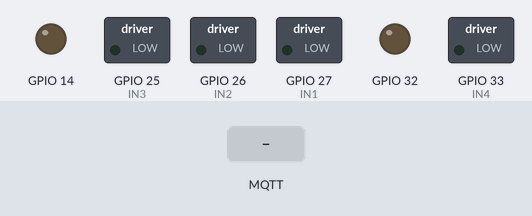
The sketch below on a simulated ESP32. Parts: switched loads named in the sketch (green lamp = pin HIGH), output pins drawn as LEDs (lit = HIGH). The test bench sets the inputs (shaded band). WiFi joins after 1.5 s; servers stay silent unless stated; no MQTT or app messages arrive unless stated; what the sketch prints to the serial monitor is not drawn.

Above: at 2.7 s.
2.8 s: MQTT message "MAJU" arrives on the first subscribed topic
At 3.6 s:
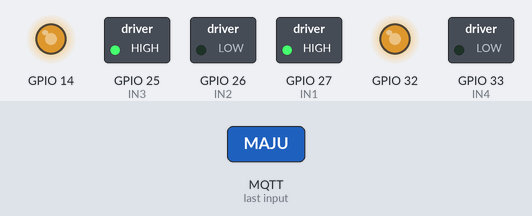
5.3 s: MQTT message "MUNDUR" arrives on the first subscribed topic
At 5.9 s:
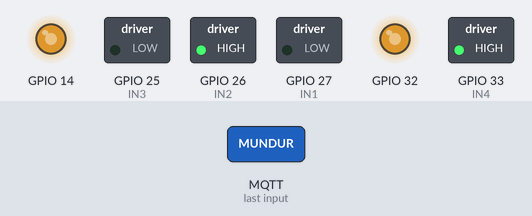
7.8 s: MQTT message "KIRI" arrives on the first subscribed topic
At 8.6 s:
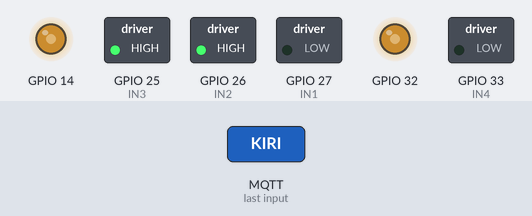
10.3 s: MQTT message "KANAN" arrives on the first subscribed topic
At 10.9 s:
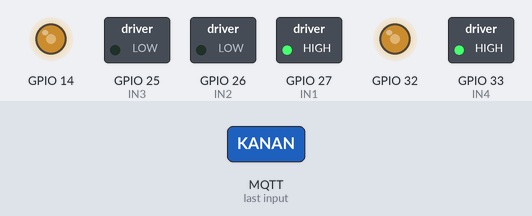
12.8 s: MQTT message "CARI" arrives on the first subscribed topic
At 13.6 s:
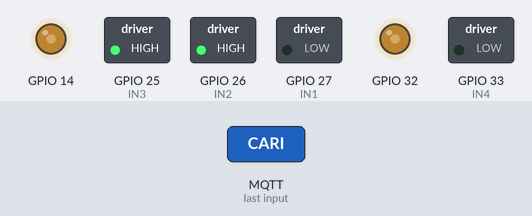
Timing chart, 0 to 15.8 s (numbered marks = the images above; inputs shaded):
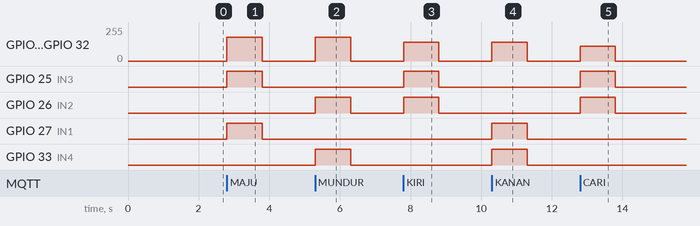

Measured:
- after the input at 2.8 s, GPIO 14, GPIO 32: 0/255 → 179/255 at once, → 0/255 1.0 s later; GPIO 25 (IN3), GPIO 27 (IN1): LOW → HIGH at once, → LOW 1.0 s later
- after the input at 5.3 s, GPIO 14, GPIO 32: 0/255 → 179/255 at once, → 0/255 1.0 s later; GPIO 26 (IN2), GPIO 33 (IN4): LOW → HIGH at once, → LOW 1.0 s later
- after the input at 7.8 s, GPIO 14, GPIO 32: 0/255 → 139/255 at once, → 0/255 1.0 s later; GPIO 25 (IN3), GPIO 26 (IN2): LOW → HIGH at once, → LOW 1.0 s later
- after the input at 10.3 s, GPIO 14, GPIO 32: 0/255 → 139/255 at once, → 0/255 1.0 s later; GPIO 27 (IN1), GPIO 33 (IN4): LOW → HIGH at once, → LOW 1.0 s later
- after the input at 12.8 s, GPIO 14, GPIO 32: 0/255 → 110/255 at once, → 0/255 1.0 s later; GPIO 25 (IN3), GPIO 26 (IN2): LOW → HIGH at once, → LOW 1.0 s later

The sketch:

BNU_Gen2_ESP32.ino
```cpp
/*
  BNU_Gen2_ESP32.ino — Robot BNU Generasi II (ESP32 + L298N + 2 motor DC, differential drive)
  Otak (YOLOv8 + DeepSORT) berjalan di laptop; ESP32 hanya menerima perintah via MQTT.

  Topic : kelvin341/bnu/cmd   MAJU | MUNDUR | KIRI | KANAN | STOP | CARI
  Status: kelvin341/bnu/status
  Pin L298N: ENA=14 IN1=27 IN2=26 (motor kiri) | ENB=32 IN3=25 IN4=33 (motor kanan)
*/
#include <WiFi.h>
#include <PubSubClient.h>

const char* ssid = "NAMA_WIFI";
const char* password = "PASSWORD_WIFI";
const char* mqttServer = "broker.hivemq.com";

const int ENA = 14, IN1 = 27, IN2 = 26;   // kiri
const int ENB = 32, IN3 = 25, IN4 = 33;   // kanan
const int FREQ = 1000, RES = 8, CH_A = 4, CH_B = 5;
const int SPEED = 180, TURN = 140, SEARCH = 110;   // duty 0..255
const unsigned long FAILSAFE_MS = 1000;

WiFiClient net;
PubSubClient client(net);
unsigned long lastCmd = 0;

void pwmAttach(int pin, int ch) {
#if ESP_ARDUINO_VERSION_MAJOR >= 3
  ledcAttach(pin, FREQ, RES);
#else
  ledcSetup(ch, FREQ, RES); ledcAttachPin(pin, ch);
#endif
}
void pwmWrite(int pin, int ch, int duty) {
#if ESP_ARDUINO_VERSION_MAJOR >= 3
  ledcWrite(pin, duty);
#else
  ledcWrite(ch, duty);
#endif
}

// kecepatan bertanda: + maju, - mundur
void motors(int left, int right) {
  digitalWrite(IN1, left > 0);  digitalWrite(IN2, left < 0);
  digitalWrite(IN3, right > 0); digitalWrite(IN4, right < 0);
  pwmWrite(ENA, CH_A, abs(left));
  pwmWrite(ENB, CH_B, abs(right));
}

void execute(const String& c) {
  if      (c == "MAJU")   motors(SPEED, SPEED);
  else if (c == "MUNDUR") motors(-SPEED, -SPEED);
  else if (c == "KIRI")   motors(-TURN, TURN);       // putar di tempat ke kiri
  else if (c == "KANAN")  motors(TURN, -TURN);
  else if (c == "CARI")   motors(-SEARCH, SEARCH);   // putar pelan mencari target
  else                    motors(0, 0);
  client.publish("kelvin341/bnu/status", c.c_str());
}

void callback(char*, byte* p, unsigned int n) {
  String m; for (unsigned int i = 0; i < n; i++) m += (char)p[i];
  m.trim(); m.toUpperCase();
  lastCmd = millis();
  execute(m);
}

void setup() {
  Serial.begin(115200);
  int outs[] = {IN1, IN2, IN3, IN4};
  for (int p : outs) pinMode(p, OUTPUT);
  pwmAttach(ENA, CH_A); pwmAttach(ENB, CH_B);
  motors(0, 0);
  WiFi.begin(ssid, password);
  while (WiFi.status() != WL_CONNECTED) { delay(500); Serial.print("."); }
  client.setServer(mqttServer, 1883);
  client.setCallback(callback);
}

void loop() {
  while (!client.connected()) {
    if (client.connect(("BNU2-" + String((uint32_t)ESP.getEfuseMac(), HEX)).c_str())) {
      client.subscribe("kelvin341/bnu/cmd");
      client.publish("kelvin341/bnu/status", "ONLINE");
    } else delay(2000);
  }
  client.loop();
  if (lastCmd && millis() - lastCmd > FAILSAFE_MS) { execute("STOP"); lastCmd = 0; }  // aman jika laptop/koneksi putus
}
```
